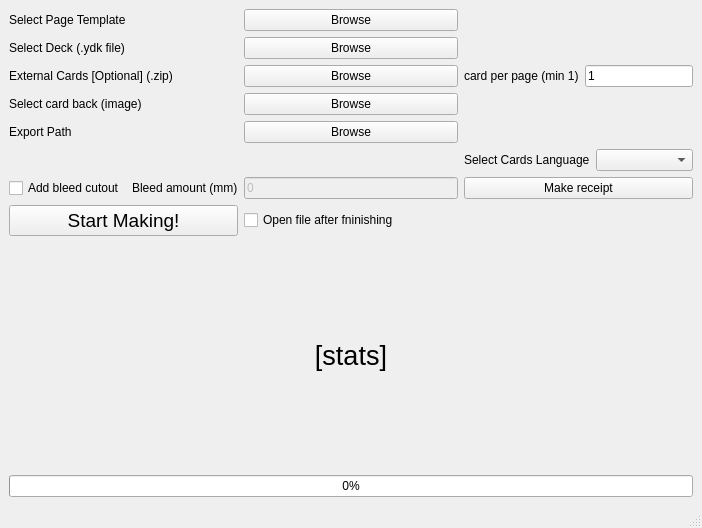
<?xml version="1.0" encoding="UTF-8"?>
<ui version="4.0">
 <class>DeckWizard</class>
 <widget class="QMainWindow" name="DeckWizard">
  <property name="geometry">
   <rect>
    <x>0</x>
    <y>0</y>
    <width>702</width>
    <height>528</height>
   </rect>
  </property>
  <property name="windowTitle">
   <string>Deck Wizard</string>
  </property>
  <widget class="QWidget" name="centralwidget">
   <layout class="QGridLayout" name="gridLayout">
    <item row="7" column="1">
     <widget class="QCheckBox" name="checkBox_openAfterFinish">
      <property name="text">
       <string>Open file after fninishing</string>
      </property>
     </widget>
    </item>
    <item row="0" column="2">
     <layout class="QVBoxLayout" name="verticalLayout_4">
      <item>
       <layout class="QHBoxLayout" name="horizontalLayout_2">
        <item>
         <widget class="QLabel" name="label_cardPerPage">
          <property name="text">
           <string>card per page (min 1)</string>
          </property>
         </widget>
        </item>
        <item>
         <widget class="QLineEdit" name="lineEdit_cardPerPage">
          <property name="text">
           <string>1</string>
          </property>
          <property name="maxLength">
           <number>3</number>
          </property>
         </widget>
        </item>
       </layout>
      </item>
     </layout>
    </item>
    <item row="0" column="0">
     <layout class="QVBoxLayout" name="verticalLayout_2">
      <item>
       <widget class="QLabel" name="label_pageTemplate">
        <property name="text">
         <string>Select Page Template</string>
        </property>
       </widget>
      </item>
      <item>
       <widget class="QLabel" name="label_deck">
        <property name="text">
         <string>Select Deck (.ydk file)</string>
        </property>
       </widget>
      </item>
      <item>
       <widget class="QLabel" name="label_extra_cards">
        <property name="text">
         <string>External Cards [Optional] (.zip)</string>
        </property>
       </widget>
      </item>
      <item>
       <widget class="QLabel" name="label_back">
        <property name="text">
         <string>Select card back (image)</string>
        </property>
       </widget>
      </item>
      <item>
       <widget class="QLabel" name="label_export">
        <property name="text">
         <string>Export Path</string>
        </property>
       </widget>
      </item>
     </layout>
    </item>
    <item row="7" column="0">
     <widget class="QPushButton" name="pushButton_startMaking">
      <property name="font">
       <font>
        <pointsize>14</pointsize>
       </font>
      </property>
      <property name="text">
       <string>Start Making!</string>
      </property>
     </widget>
    </item>
    <item row="9" column="0" colspan="3">
     <layout class="QVBoxLayout" name="verticalLayout_3">
      <item>
       <widget class="QLabel" name="label_stats">
        <property name="font">
         <font>
          <pointsize>20</pointsize>
         </font>
        </property>
        <property name="text">
         <string>[stats]</string>
        </property>
        <property name="textFormat">
         <enum>Qt::RichText</enum>
        </property>
        <property name="alignment">
         <set>Qt::AlignCenter</set>
        </property>
       </widget>
      </item>
      <item>
       <widget class="QProgressBar" name="progressBar">
        <property name="value">
         <number>0</number>
        </property>
       </widget>
      </item>
     </layout>
    </item>
    <item row="6" column="0">
     <layout class="QHBoxLayout" name="horizontalLayout">
      <item>
       <widget class="QCheckBox" name="checkBox_addBleed">
        <property name="text">
         <string>Add bleed cutout</string>
        </property>
       </widget>
      </item>
      <item>
       <widget class="QLabel" name="label_bleedAmt">
        <property name="text">
         <string>Bleed amount (mm)</string>
        </property>
       </widget>
      </item>
     </layout>
    </item>
    <item row="6" column="2">
     <widget class="QPushButton" name="pushButton_makeReceipt">
      <property name="text">
       <string>Make receipt</string>
      </property>
     </widget>
    </item>
    <item row="6" column="1">
     <widget class="QLineEdit" name="lineEdit_bleedAmt">
      <property name="enabled">
       <bool>false</bool>
      </property>
      <property name="text">
       <string>0</string>
      </property>
      <property name="maxLength">
       <number>3</number>
      </property>
      <property name="clearButtonEnabled">
       <bool>false</bool>
      </property>
     </widget>
    </item>
    <item row="0" column="1">
     <layout class="QVBoxLayout" name="verticalLayout">
      <item>
       <widget class="QPushButton" name="pushButton_selectTemplate">
        <property name="text">
         <string>Browse</string>
        </property>
       </widget>
      </item>
      <item>
       <widget class="QPushButton" name="pushButton_deck">
        <property name="text">
         <string>Browse</string>
        </property>
       </widget>
      </item>
      <item>
       <widget class="QPushButton" name="pushButton_external_cards">
        <property name="text">
         <string>Browse</string>
        </property>
       </widget>
      </item>
      <item>
       <widget class="QPushButton" name="pushButton_back">
        <property name="text">
         <string>Browse</string>
        </property>
       </widget>
      </item>
      <item>
       <widget class="QPushButton" name="pushButton_exportPath">
        <property name="text">
         <string>Browse</string>
        </property>
       </widget>
      </item>
     </layout>
    </item>
    <item row="5" column="2">
     <layout class="QHBoxLayout" name="horizontalLayout_3">
      <item>
       <widget class="QLabel" name="label">
        <property name="text">
         <string>Select Cards Language</string>
        </property>
       </widget>
      </item>
      <item>
       <widget class="QComboBox" name="comboBox">
        <property name="currentText">
         <string notr="true"/>
        </property>
        <property name="minimumContentsLength">
         <number>1</number>
        </property>
       </widget>
      </item>
     </layout>
    </item>
   </layout>
  </widget>
  <widget class="QMenuBar" name="menubar">
   <property name="geometry">
    <rect>
     <x>0</x>
     <y>0</y>
     <width>702</width>
     <height>26</height>
    </rect>
   </property>
  </widget>
  <widget class="QStatusBar" name="statusbar"/>
 </widget>
 <resources/>
 <connections/>
</ui>
